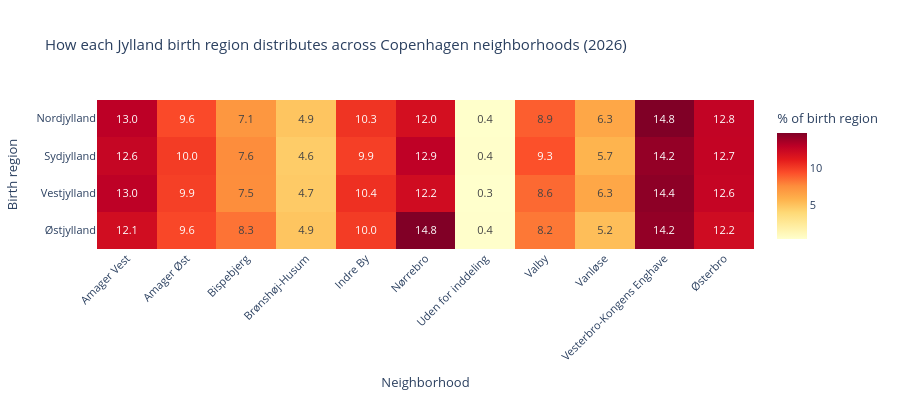

The notebook cell this image was saved under:
### Code cell
latest_year = max(years)

# Aggregate over sex, pivot: birth_region × neighborhood
pivot = (
    df_jyl.groupby(["birth_region", "navn"])[latest_year]
    .sum()
    .unstack(fill_value=0)
)

# Normalize by row so each birth region's row sums to 100 %
pivot_pct = pivot.div(pivot.sum(axis=1), axis=0) * 100

fig_heat = px.imshow(
    pivot_pct,
    labels=dict(x="Neighborhood", y="Birth region", color="% of birth region"),
    title=f"How each Jylland birth region distributes across Copenhagen neighborhoods ({latest_year})",
    aspect="auto",
    color_continuous_scale="YlOrRd",
    text_auto=".1f",
)
fig_heat.update_layout(
    height=max(400, 50 * len(jylland_regions)),
    xaxis_tickangle=-45,
    font=dict(size=11),
)
fig_heat.show()

### Figure 1 — Plotly figure (JSON) as saved in the notebook; plotly's stock layout.template omitted (floating-point values rounded to 4 significant figures)
{"data": [{"coloraxis": "coloraxis", "hovertemplate": "Neighborhood: %{x}<br>Birth region: %{y}<br>% of birth region: %{z}<extra></extra>", "name": "0", "texttemplate": "%{z:.1f}", "type": "heatmap", "x": ["Amager Vest", "Amager Øst", "Bispebjerg", "Brønshøj-Husum", "Indre By", "Nørrebro", "Uden for inddeling", "Valby", "Vanløse", "Vesterbro-Kongens Enghave", "Østerbro"], "xaxis": "x", "y": ["Nordjylland", "Sydjylland", "Vestjylland", "Østjylland"], "yaxis": "y", "z": [[12.99, 9.565, 7.086, 4.912, 10.31, 11.97, 0.3676, 8.937, 6.294, 14.82, 12.76], [12.61, 10.03, 7.572, 4.575, 9.903, 12.93, 0.4176, 9.343, 5.686, 14.22, 12.72], [12.97, 9.883, 7.549, 4.651, 10.42, 12.16, 0.3435, 8.614, 6.316, 14.45, 12.65], [12.1, 9.639, 8.316, 4.897, 10.01, 14.79, 0.4, 8.182, 5.217, 14.25, 12.2]]}], "layout": {"coloraxis": {"colorbar": {"title": {"text": "% of birth region"}}, "colorscale": [[0, "rgb(255,255,204)"], [0.125, "rgb(255,237,160)"], [0.25, "rgb(254,217,118)"], [0.375, "rgb(254,178,76)"], [0.5, "rgb(253,141,60)"], [0.625, "rgb(252,78,42)"], [0.75, "rgb(227,26,28)"], [0.875, "rgb(189,0,38)"], [1, "rgb(128,0,38)"]]}, "font": {"size": 11}, "height": 400, "title": {"text": "How each Jylland birth region distributes across Copenhagen neighborhoods (2026)"}, "xaxis": {"anchor": "y", "domain": [0, 1], "tickangle": -45, "title": {"text": "Neighborhood"}}, "yaxis": {"anchor": "x", "autorange": "reversed", "domain": [0, 1], "title": {"text": "Birth region"}}}}
